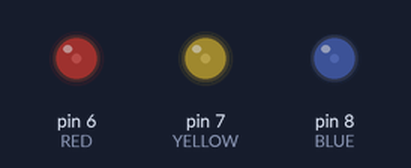
The sketch below on a simulated Arduino Uno, built with avr-gcc and run on an emulated ATmega328P. Shown: output pins drawn as LEDs (lit = HIGH).

Above: at 0.86 s.
At 6.58 s:
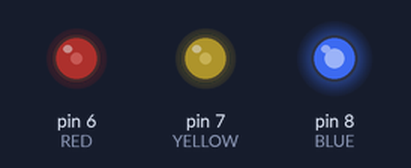
At 11.1 s:
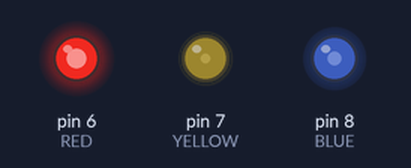
At 19.94 s:
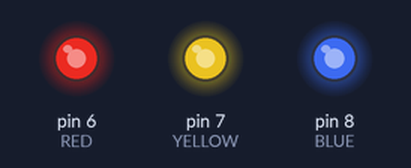
At 31.78 s:
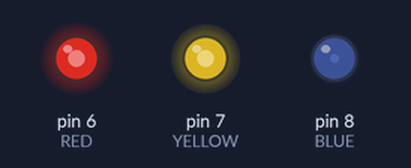
At 39.42 s:
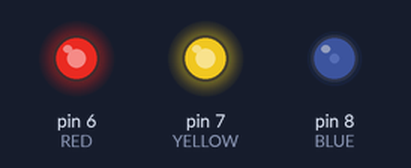
Timing chart, 0 to 40.0 s (numbered marks = the images above):
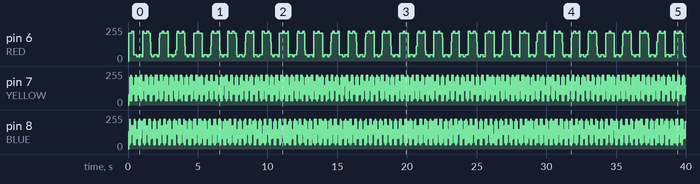

The sketch:

usingTaskParameters.ino
```cpp
#include <Arduino_FreeRTOS.h>

// Digital Pin Configuration

#define RED 6
#define YELLOW 7
#define BLUE 8

typedef int TaskProfiler;

TaskProfiler RedLEDTaskProfiler;
TaskProfiler YellowLEDTaskProfiler;
TaskProfiler BlueLEDTaskProfiler;

const uint16_t *blueLED = (uint16_t *) BLUE;
const uint16_t *redLED = (uint16_t *) RED;
const uint16_t *yellowLED = (uint16_t *) YELLOW;

void setup() {
  xTaskCreate(ledControllerTask, "RED LED Task", 100,(void *) redLED,1,NULL);
  xTaskCreate(ledControllerTask, "YELLOW LED Task", 100,(void *) yellowLED,1,NULL);
  xTaskCreate(ledControllerTask, "BLUE LED Task", 100,(void *) blueLED,1,NULL);

}

void ledControllerTask(void *pvParameters){
  pinMode(RED, OUTPUT);
  pinMode(YELLOW, OUTPUT);
  pinMode(BLUE, OUTPUT);

  while(1){
    digitalWrite(pvParameters, digitalRead(pvParameters)^1);
  }
}

void loop() {
  // put your main code here, to run repeatedly:

}
```

Measured:
- by itself, pin 6 (RED): moves between 31/255 and 224/255, repeating every 14.8 s
